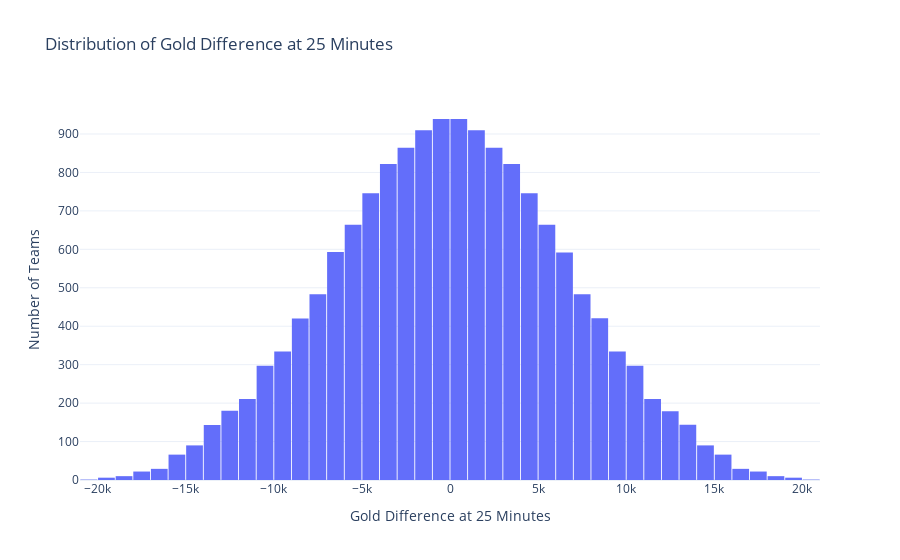

Notebook code cell kept with this figure:
### Code cell
univariate_2 = px.histogram(data, x='golddiffat25', nbins=50, title='Distribution of Gold Difference at 25 Minutes')
univariate_2.update_layout(
    template='plotly_white',
    bargap=0.05,
    xaxis_title='Gold Difference at 25 Minutes',
    yaxis_title='Number of Teams',
    showlegend=False
)
univariate_2.show()

### Figure 1 — Plotly figure (JSON) as saved in the notebook; plotly's stock layout.template omitted (floating-point values rounded to 4 significant figures; data arrays with more than 128 entries replaced by an {"elided": "..."} marker saying what was removed)
{"data": [{"alignmentgroup": "True", "bingroup": "x", "hovertemplate": "golddiffat25=%{x}<br>count=%{y}<extra></extra>", "legendgroup": "", "marker": {"color": "#636efa", "pattern": {"shape": ""}}, "name": "", "nbinsx": 50, "offsetgroup": "", "orientation": "v", "showlegend": false, "type": "histogram", "x": {"elided": "15660 int values"}, "xaxis": "x", "yaxis": "y"}], "layout": {"bargap": 0.05, "barmode": "relative", "legend": {"tracegroupgap": 0}, "showlegend": false, "title": {"text": "Distribution of Gold Difference at 25 Minutes"}, "xaxis": {"anchor": "y", "domain": [0, 1], "title": {"text": "Gold Difference at 25 Minutes"}}, "yaxis": {"anchor": "x", "domain": [0, 1], "title": {"text": "Number of Teams"}}}}
